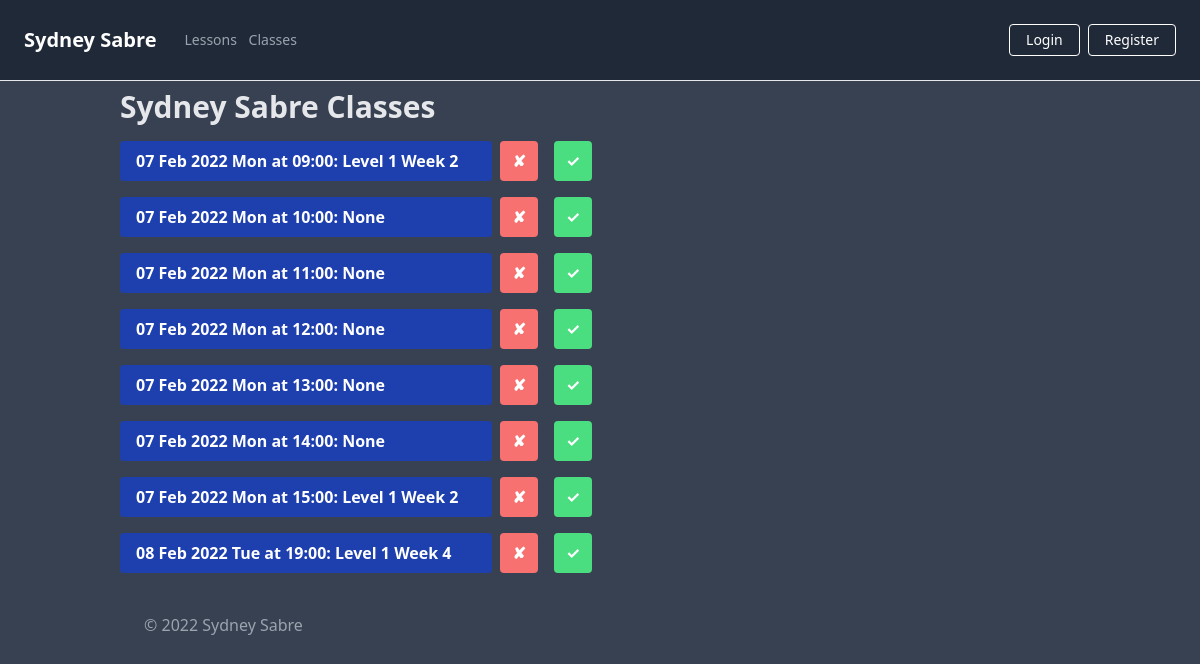
Page /classes on the committed database.
### app/models.py (models this page shows)
class ClassSlot(db.Model):
    __tablename__ = "class_slots"
    id = db.Column(db.Integer, primary_key=True)
    date = db.Column(db.Date, nullable=False)
    time = db.Column(db.Time, nullable=False)
    class_name = db.Column(db.String(250), nullable=True)
    completed = db.Column(db.Boolean, default=False, nullable=True)
    students = db.relationship("Student")

### app/routes.py (the view)
@app.route('/classes')
def show_classes():
    classes = ClassSlot.query.all()
    classes = sorted(classes, key=lambda slot: slot.time)
    classes = sorted(classes, key=lambda slot: slot.date)
    return render_template('classes.html', classes=classes)

### app/templates/classes.html
{% extends "base.html" %}
{% block title %}
Sydney Sabre Classes
{% endblock %}
{% block content %}
    <div class="container">
        <h1 class="text-gray-200 my-2 text-3xl font-bold">{{ self.title() }}</h1>
        {% for class in classes %}
        <div class="flex mr-auto my-4 w-full md:w-3/4 lg:w-1/2">
            <div class="flex grow">
                {% if class.completed == True %}
                <p class="grow bg-gray-700 line-through text-white font-bold py-2 px-4 rounded">
                    {{ class.date.strftime('%d %b %Y %a') }} at {{ class.time.strftime('%H:%M')}}: {{ class.class_name }}
                </p>
                {% else %}
                <a class="grow bg-blue-800 hover:bg-blue-400 text-white font-bold py-2 px-4 rounded"
                    href="{{ url_for('book_class', class_slot_id=class.id) }}">
                    {{ class.date.strftime('%d %b %Y %a') }} at {{ class.time.strftime('%H:%M')}}: {{ class.class_name }}
                </a>
                {% endif %}
            </div>
            <div class="flex">
                <a class="bg-red-400 hover:bg-red-200 text-white font-bold mx-2 px-3 py-2 rounded"
                    href="{{ url_for('delete_class', class_id=class.id ) }}">
                    ✘
                </a>
            </div>
            <div class="flex">
                <a class="bg-green-400 hover:bg-green-200 text-white font-bold mx-2 px-3 py-2 rounded"
                href="{{ url_for('toggle_complete_class', class_id=class.id ) }}">
                    ✓
                </a>
            </div>
        </div>
        {% endfor %}
{% endblock %}

### app/static/css/main.css (style rules this page uses)
html { line-height: 1.5; -webkit-text-size-adjust: 100%; -moz-tab-size: 4; -o-tab-size: 4; tab-size: 4; font-family: ui-sans-serif, system-ui, -apple-system, BlinkMacSystemFont, "Segoe UI", Roboto, "Helvetica Neue", Arial, "Noto Sans", sans-serif, "Apple Color Emoji", "Segoe UI Emoji", "Segoe UI Symbol", "Noto Color Emoji"; }
body { margin: 0; line-height: inherit; }
h1, h2, h3, h4, h5, h6 { font-size: inherit; font-weight: inherit; }
a { color: inherit; text-decoration: inherit; }
blockquote, dl, dd, h1, h2, h3, h4, h5, h6, hr, figure, p, pre { margin: 0; }
.container { width: 100%; margin-right: auto; margin-left: auto; padding-right: 2rem; padding-left: 2rem; }
@media (min-width: 640px) { .container { max-width: 640px; } }
@media (min-width: 768px) { .container { max-width: 768px; } }
@media (min-width: 1024px) { .container { max-width: 1024px; } }
.my-2 { margin-top: 0.5rem; margin-bottom: 0.5rem; }
.my-4 { margin-top: 1rem; margin-bottom: 1rem; }
.mx-2 { margin-left: 0.5rem; margin-right: 0.5rem; }
.mr-auto { margin-right: auto; }
.flex { display: flex; }
.w-full { width: 100%; }
.grow { flex-grow: 1; }
.rounded { border-radius: 0.25rem; }
.bg-gray-700 { --tw-bg-opacity: 1; background-color: rgb(55 65 81 / var(--tw-bg-opacity)); }
.bg-red-400 { --tw-bg-opacity: 1; background-color: rgb(248 113 113 / var(--tw-bg-opacity)); }
.bg-blue-800 { --tw-bg-opacity: 1; background-color: rgb(30 64 175 / var(--tw-bg-opacity)); }
.bg-green-400 { --tw-bg-opacity: 1; background-color: rgb(74 222 128 / var(--tw-bg-opacity)); }
.px-4 { padding-left: 1rem; padding-right: 1rem; }
.py-2 { padding-top: 0.5rem; padding-bottom: 0.5rem; }
.px-3 { padding-left: 0.75rem; padding-right: 0.75rem; }
.text-3xl { font-size: 1.875rem; line-height: 2.25rem; }
.font-bold { font-weight: 700; }
.text-white { --tw-text-opacity: 1; color: rgb(255 255 255 / var(--tw-text-opacity)); }
.text-gray-200 { --tw-text-opacity: 1; color: rgb(229 231 235 / var(--tw-text-opacity)); }
@media (min-width: 768px) { .md\:w-3\/4 { width: 75%; } }
@media (min-width: 1024px) { .lg\:w-1\/2 { width: 50%; } }

### rows in the picture
ClassSlot: date "07 Feb 2022 Mon", time "09:00", class_name "Level 1 Week 2"
ClassSlot: date "07 Feb 2022 Mon", time "10:00", class_name "None"
ClassSlot: date "07 Feb 2022 Mon", time "11:00", class_name "None"
ClassSlot: date "07 Feb 2022 Mon", time "12:00", class_name "None"
ClassSlot: date "07 Feb 2022 Mon", time "13:00", class_name "None"
ClassSlot: date "07 Feb 2022 Mon", time "14:00", class_name "None"
ClassSlot: date "07 Feb 2022 Mon", time "15:00", class_name "Level 1 Week 2"
ClassSlot: date "08 Feb 2022 Tue", time "19:00", class_name "Level 1 Week 4"
